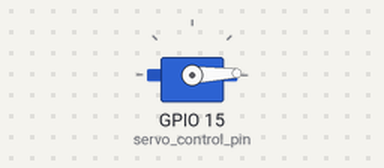
This sketch was run on a simulated ESP32. Parts: servo.

Above: at 1.05 s.
At 2.75 s:
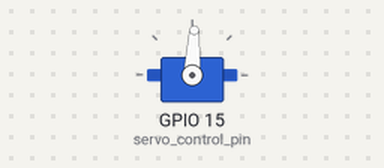
At 4.45 s:
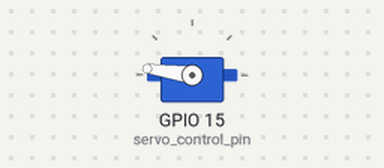
At 7.9 s:
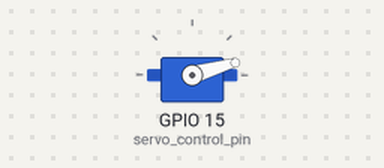
Timing chart, 0 to 10.4 s (numbered marks = the images above):
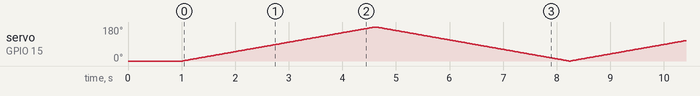

The sketch:

Servo_Test_SG90.ino
```cpp
 //----------------------------Saeed_Ahamed_Mridha----------------------------------------------------------

 #include <ESP32Servo.h>  // Include the ESP32Servo library to control servos on ESP32

// Define the pin number that will be used to send the control signal to the servo motor
#define servo_control_pin 15  // GPIO 15 will be used for servo signal

Servo servo;  // Create a Servo object called 'servo' to control the motor

void setup() {
  Serial.begin(115200);  // Initialize serial communication at 115200 baud (for debugging or monitoring)

  servo.attach(servo_control_pin);  // Attach the servo object to the defined control pin (GPIO 15)

  servo.write(0);        // Set the initial position of the servo to 0 degrees
  delay(1000);           // Wait for 1 second to let the servo reach the initial position
}

void loop() {
  // Move the servo from 0 to 180 degrees in steps of 1 degree
  for (int i = 0; i <= 180; i++) {  // Start from 0 degrees and increment to 180 degrees
    servo.write(i);        // Send the current angle to the servo
    delay(20);             // Wait for 20 milliseconds to allow the servo to move smoothly
  }

  // Move the servo from 180 back to 0 degrees
  for (int i = 180; i >= 0; i--) {  // Start from 180 degrees and decrement to 0
    servo.write(i);        // Send the current angle to the servo
    delay(20);             // Wait for 20 milliseconds to allow the servo to move smoothly
  }
}
```
